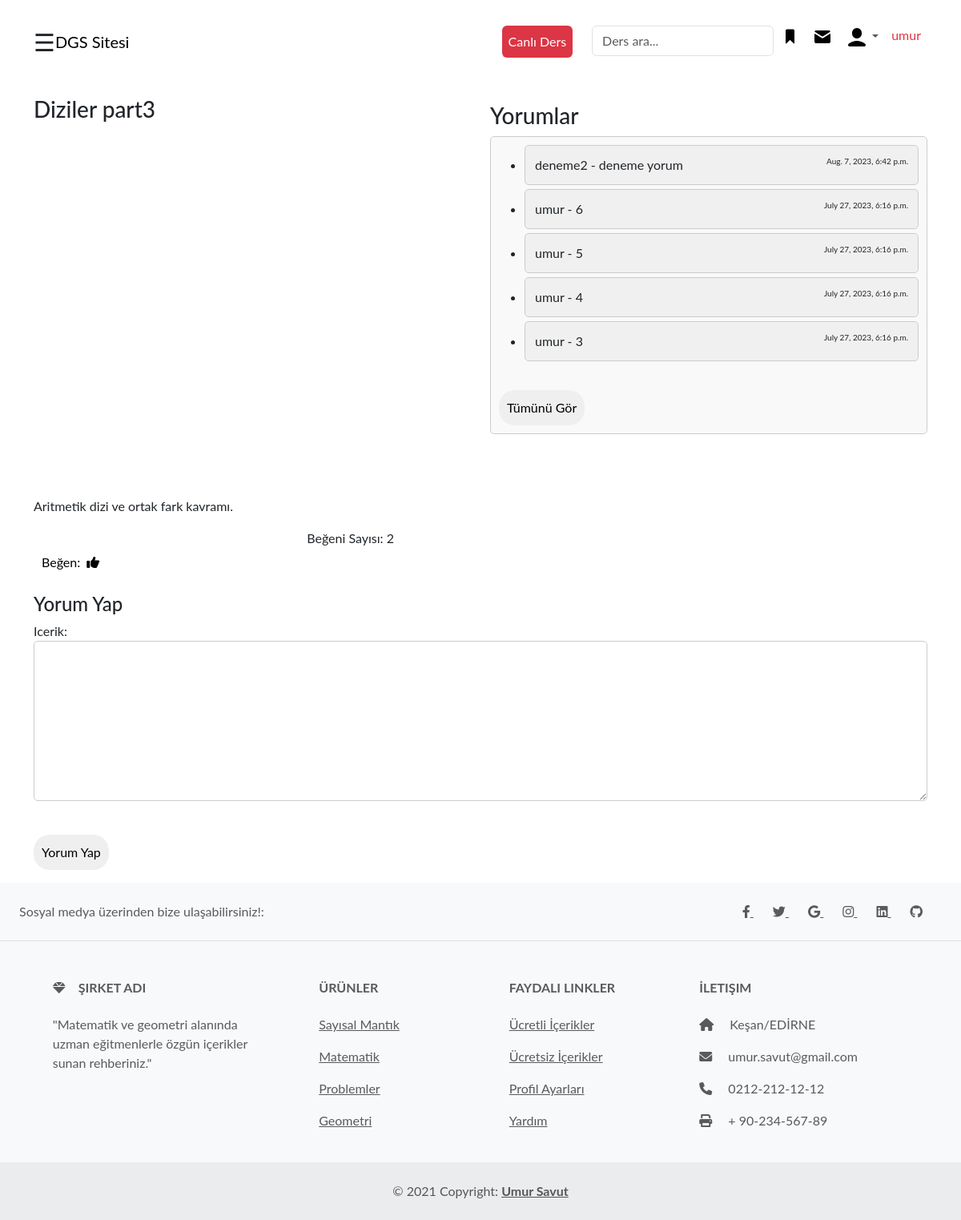
The app's page /dersler/matematik/KSudRUyYlwM/ (signed in) with its own data.
### dersler/models.py (models this page shows, shortened)
class Dersler(models.Model):
    title = models.CharField(max_length=200)
    description = models.TextField()
    video_id = models.CharField(max_length=100)
    begeni_sayisi = models.PositiveBigIntegerField(default=0)
    is_active=models.BooleanField(default=False)
    kategori= models.TextField()

class Yorum(models.Model):
    kullanici = models.ForeignKey(User, on_delete=models.CASCADE)
    ders = models.ForeignKey(Dersler, on_delete=models.CASCADE)
    icerik = models.TextField()
    tarih = models.DateTimeField(auto_now_add=True)

### dersler/views.py (the view, shortened to what this page needs)
# urls.py: path('matematik/<str:video_id>/', views.matematik_detay, name='ders_detay'),
@login_required
def matematik_detay(request, video_id):
    ders = get_object_or_404(Dersler, video_id=video_id)
    yorumlar = Yorum.objects.filter(ders=ders).order_by('-tarih')
    yorum_form = YorumForm()
    context = {
        'ders': ders,
        'yorumlar': yorumlar,
        'yorum_form': yorum_form,
    }
    return render(request, 'dersler/matematik_detay.html', context)

### dersler/forums.py
class YorumForm(forms.ModelForm):
    class Meta:
        model = Yorum
        fields = ['icerik']

### templates/dersler/matematik_detay.html (shortened to what this page needs)
{% extends "home/layout.html" %}
{% block body %}
{% if user.is_authenticated %}
<div class="container video-container mt-3 ">
  <div class="row">
    <div class="col-md-6">
      <h3 class="my-3">{{ ders.title }}</h3>
      <div class="embed-responsive embed-responsive-16by9 video">
        <iframe class="embed-responsive-item video" src="https://www.youtube.com/embed/{{ ders.video_id }}" frameborder="0" allow="autoplay; encrypted-media" allowfullscreen></iframe>
      </div>
      <p>{{ ders.description }}</p>
      {% if 'begeni_'|add:ders.video_id|stringformat:"d" in request.session %}
      <button class="beğeni_butonu" disabled>Beğenildi</button>
      {% else %}
      <div class="d-flex justify-content-between">
        <button class="beğeni_butonu buton btn" onclick="begen(this)" data-video-id="{{ ders.video_id }}" data-sayı="{{ ders.begeni_sayisi }}">Beğen:<i class="ms-2 fas fa-thumbs-up like-icon"></i></button>
        <p class="begeni_sayisi me-lg-5 pe-lg-5">Beğeni Sayısı: {{ ders.begeni_sayisi }}</p>
      </div>
      {% endif %}
    </div>
    <div class="col-md-6 container ">
      <div class="yorumlar mt-4 ">
        <h3>Yorumlar</h3>
        <div class="yorum-listesi" style="max-height: 450px; overflow-y: scroll;">
          <ul>
            {% for yorum in yorumlar %}
            {% if forloop.counter <= 5 %}
            <li class="yorum">{{ yorum.kullanici.username }} - {{ yorum.icerik }} <span class="tarih">{{ yorum.tarih }}</span></li>
            {% endif %}
            {% endfor %}
          </ul>
          {% if yorumlar.count > 5 %}
          <button class="buton" onclick="goster()">Tümünü Gör</button>
          {% endif %}
        </div>
      </div>
    </div>
  </div>
</div>
<div class="yorum-formu container my-3">
  <h4>Yorum Yap</h4>
  <form method="post" class="yorum-formu">
    {{ yorum_form.as_p }}
    <input class="buton" type="submit" name="yorum_yap" value="Yorum Yap">
  </form>
</div>
{% else %}
<script>
  alert("Bu sayfaya erişebilmek için önce giriş yapmalısınız.");
</script>
{% endif %}
{% endblock body %}

### templates/includes/navbar.html (shortened to what this page needs)
{% load static %}
<nav class="navbar navbar-expand-lg  mt-3">
  <div class="container-fluid container ">
      <span style="font-size:30px;cursor:pointer" onclick="openNav()">&#9776; </span>
      <a class="navbar-brand" href="{% url 'home' %}">DGS Sitesi</a>
      <div class="collapse navbar-collapse ms-lg-5 ps-lg-5" id="navbarSupportedContent">
          <ul class="navbar-nav mb-2 mb-lg-0 ms-auto">
              <li class="nav-item"><a class="nav-link btn btn-danger bg-danger text-white  me-lg-4 " href="{% url 'dersler:youtube-live' %}">Canlı Ders</a></li>
              <form class="form-inline my-2 my-lg-0" method="GET" action="{% url 'dersler:dersler_search' %}">
                <input class="form-control mr-sm-2" type="search" placeholder="Ders ara..." aria-label="Search" name="q">
            </form>
          </ul>
          {% if user.is_authenticated %}
          <ul class="navbar-nav mb-2 mb-lg-0">
              <li class="nav-item">
                  <a class="nav-link" href="{% url 'dersler:begenilen_videolar'  %}"><img class="icon" src="{% static 'icons/bookmark.png' %}" alt="User 30 Icon"></a>
              </li>
              <li class="nav-item">
                  <a class="nav-link active" aria-current="page" href="#"><img class="icon" src="{% static 'icons/mail.png' %}" alt="User 30 Icon"></a>
              </li>
              <li class="nav-item dropdown">
                  <a class="nav-link dropdown-toggle" href="#" role="button" data-bs-toggle="dropdown" aria-expanded="false"><img class="icon" src="{% static 'icons/user30.png' %}" alt="User 30 Icon"></a>
              </li>
              <li class="nav-item">
                  <a class="nav-link active" aria-current="page" href="#">
                      <p class="text-danger">{{ user }}</p>
                  </a>
              </li>
          </ul>
          {% endif %}
      </div>
  </div>
</nav>

### static/css/sidebar.css (style rules this page uses)
body { font-family: "Lato", sans-serif; }

### templates/dersler/matematik_detay.html (style rules this page uses)
@media (min-width: 576px) { .video { width: 100%; } }
@media (min-width: 992px) { .video { width: 650px; height: 450px; } }
.buton { border: none; border-radius: 50px; padding: 10px; }
.yorum-formu input[type="text"], .yorum-formu textarea { width: 100%; border: 1px solid #ccc; border-radius: 5px; height: 200px; }
.yorum-listesi { background-color: #f9f9f9; border: 1px solid #ccc; border-radius: 5px; padding: 10px; }
.yorum { padding: 12px; background-color: #f0f0f0; border: 1px solid #ccc; border-radius: 5px; margin-bottom: 5px; }
.yorum span.tarih { float: right; font-size: 10px; align-items: center; }
.buton { border: none; margin-top: 20px; ; color: black; border: none; border-radius: 20px; padding: 10px; cursor: pointer; }

### records on screen
Dersler: title "Diziler part3", description "Aritmetik dizi ve ortak fark kavramı.", begeni_sayisi "2"
Yorum: kullanici.username "deneme2", icerik "deneme yorum", tarih "Aug. 7, 2023, 6:42 p.m."
Yorum: kullanici.username "umur", icerik "6", tarih "July 27, 2023, 6:16 p.m."
Yorum: kullanici.username "umur", icerik "5", tarih "July 27, 2023, 6:16 p.m."
Yorum: kullanici.username "umur", icerik "4", tarih "July 27, 2023, 6:16 p.m."
Yorum: kullanici.username "umur", icerik "3", tarih "July 27, 2023, 6:16 p.m."

### other values on screen
{{ user }} "umur"
